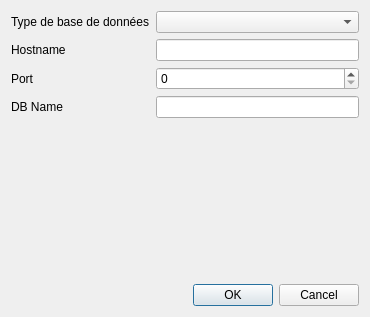
<?xml version="1.0" encoding="UTF-8"?>
<ui version="4.0">
 <class>Dialog</class>
 <widget class="QDialog" name="Dialog">
  <property name="geometry">
   <rect>
    <x>0</x>
    <y>0</y>
    <width>370</width>
    <height>317</height>
   </rect>
  </property>
  <property name="windowTitle">
   <string>Dialog</string>
  </property>
  <layout class="QGridLayout" name="gridLayout">
   <item row="0" column="0">
    <layout class="QVBoxLayout" name="verticalLayout">
     <item>
      <layout class="QFormLayout" name="formLayout">
       <item row="0" column="0">
        <widget class="QLabel" name="label">
         <property name="text">
          <string>Type de base de données</string>
         </property>
        </widget>
       </item>
       <item row="0" column="1">
        <widget class="QComboBox" name="comboBox"/>
       </item>
       <item row="1" column="0">
        <widget class="QLabel" name="label_2">
         <property name="text">
          <string>Hostname</string>
         </property>
        </widget>
       </item>
       <item row="1" column="1">
        <widget class="QLineEdit" name="lineEdit"/>
       </item>
       <item row="2" column="0">
        <widget class="QLabel" name="label_3">
         <property name="text">
          <string>Port</string>
         </property>
        </widget>
       </item>
       <item row="2" column="1">
        <widget class="QSpinBox" name="spinBox"/>
       </item>
       <item row="3" column="0">
        <widget class="QLabel" name="label_4">
         <property name="text">
          <string>DB Name</string>
         </property>
        </widget>
       </item>
       <item row="3" column="1">
        <widget class="QLineEdit" name="lineEdit_2"/>
       </item>
      </layout>
     </item>
     <item>
      <spacer name="verticalSpacer">
       <property name="orientation">
        <enum>Qt::Vertical</enum>
       </property>
       <property name="sizeHint" stdset="0">
        <size>
         <width>20</width>
         <height>40</height>
        </size>
       </property>
      </spacer>
     </item>
     <item>
      <widget class="QDialogButtonBox" name="buttonBox">
       <property name="orientation">
        <enum>Qt::Horizontal</enum>
       </property>
       <property name="standardButtons">
        <set>QDialogButtonBox::Cancel|QDialogButtonBox::Ok</set>
       </property>
      </widget>
     </item>
    </layout>
   </item>
  </layout>
 </widget>
 <resources/>
 <connections>
  <connection>
   <sender>buttonBox</sender>
   <signal>accepted()</signal>
   <receiver>Dialog</receiver>
   <slot>accept()</slot>
   <hints>
    <hint type="sourcelabel">
     <x>248</x>
     <y>254</y>
    </hint>
    <hint type="destinationlabel">
     <x>157</x>
     <y>274</y>
    </hint>
   </hints>
  </connection>
  <connection>
   <sender>buttonBox</sender>
   <signal>rejected()</signal>
   <receiver>Dialog</receiver>
   <slot>reject()</slot>
   <hints>
    <hint type="sourcelabel">
     <x>316</x>
     <y>260</y>
    </hint>
    <hint type="destinationlabel">
     <x>286</x>
     <y>274</y>
    </hint>
   </hints>
  </connection>
 </connections>
</ui>
